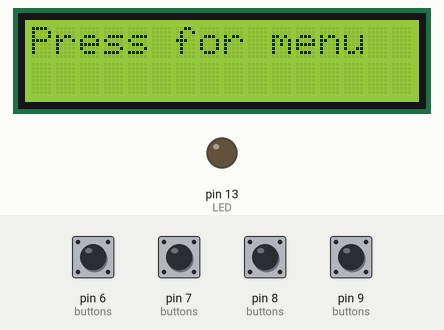
This sketch was run on a simulated Arduino Uno, built with avr-gcc and run on an emulated ATmega328P. Parts: 16×2 character LCD, output pins drawn as LEDs (lit = HIGH). The inputs (shaded band) are chosen by the test bench; at power-on: pin 6 (buttons), pin 7 (buttons), pin 8 (buttons), pin 9 (buttons) HIGH. What the sketch prints to the serial monitor is not drawn.

Above: at 2.2 s.
2.3 s: pin 6 (buttons) pulled LOW for 0.3 s
At 3.6 s:
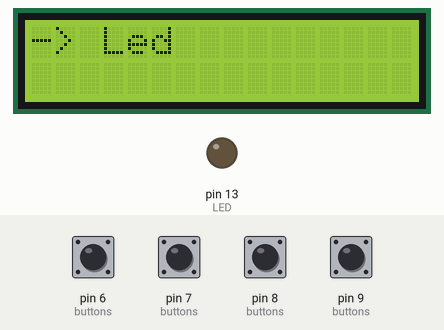
4.2 s: pin 8 (buttons) pulled LOW for 0.3 s
At 5.1 s:
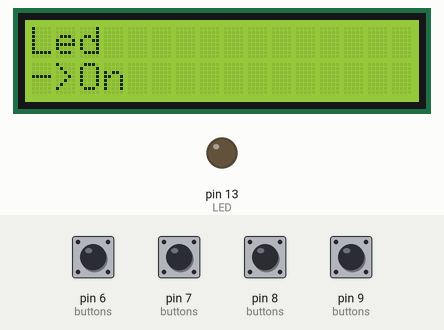
6.1 s: pin 9 (buttons) pulled LOW for 0.3 s
At 7.1 s:
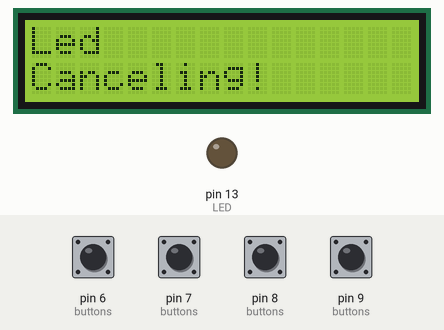
9.4 s: pin 6 (buttons) pulled LOW for 1 s
At 11.7 s:
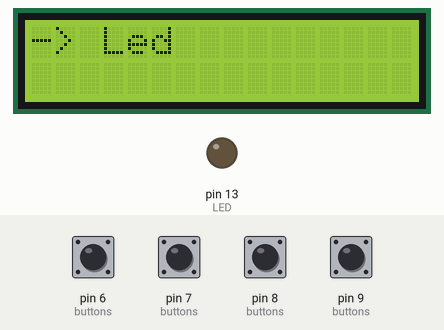
12.0 s: pin 6 (buttons) pulled LOW for 0.3 s
At 13.3 s:
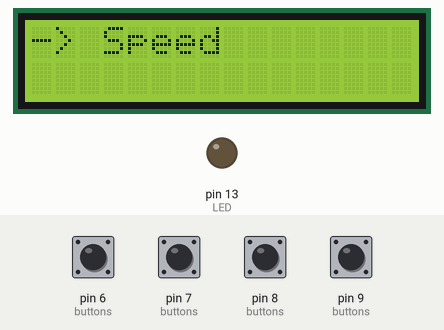
13.9 s: pin 8 (buttons) pulled LOW for 0.3 s
At 14.9 s:
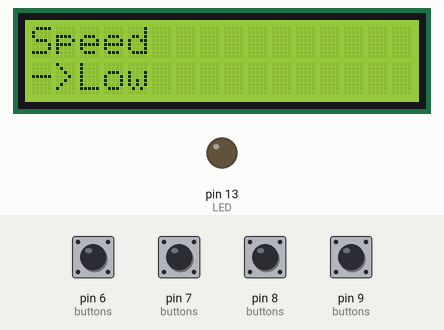
Timing chart, 0 to 16.8 s (numbered marks = the images above; inputs shaded):
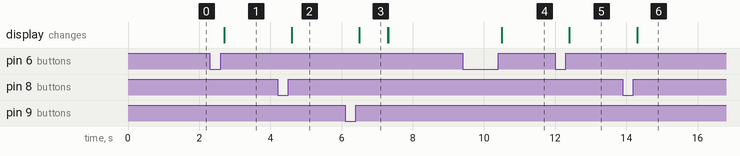

The sketch:

lcd-menu.ino
```cpp
#include <LiquidCrystal.h>
#include "StringMenu.h"

// ARDUINO UNO basic connections for the LCD
LiquidCrystal lcd(12, 11, 5, 4, 3, 2);

extern int buttons[];
// STEP 1
// Use the following syntax to add your own menu-system (note only one level of menus is supported so no submenus)
// start with semicolon ;
// then add your menuItem name first, ending with period .
// add desired parameters separated with % (percent) and end parameters with a semicolon ;
// Create another menu if needed following the same princible.

const char *menuItems =
  ";Led.On%Off%parametri;"
  "Speed.Low%Medium%Fast;"
  "Blink.On%Off;";

// STEP 2
// Create the functions for the main menu items. When parameter has changed, this function is called.
// Please note that the order is relevant in here, since function addresses are stored in a table.
// You should have at least as many functions declared here than what there's declared in menuItems. If you have more
// functions, it doesn't matter, but if you have less the program will not work properly.
int menuLedFunction(int led);
int menuSpeedFunction(int speed);
int menuBlinkFunction(int toggle);

// STEP 3
// Update or check that the following statement is correct and matches the above order
int (*function[])(int) = {
  menuLedFunction,
  menuSpeedFunction,
  menuBlinkFunction
  };

// STEP 4
// Write your functions what you need and how you like them to work
// --> go to menufunctions -TAB!

void setup() {
  Serial.begin(115200);
  lcd.begin(LCD_CHARS,LCD_ROWS);
  lcd.clear();

  pinMode(LED,OUTPUT);
  digitalWrite(LED,LOW);
  lcd.setCursor(0,0);
  lcd.print("Press for menu");
  //lcd.setCursor(2,0);
  buildMenu();
  printParamValues();
  delay(1000);

}

void loop()
{
  runMenu();
}
```

StringMenu.cpp
```cpp
#include "StringMenu.h"

// Set up buttons
int buttons[] = {UP,DOWN,LEFT,RIGHT};

// Needed for the timeout
volatile long millisNow;

// These are calculated automatically
int menuPositionMax = 0;
int menuParamsMax = 0;
volatile int *menuItemAddresses = NULL;
volatile int *menuParamAddresses = NULL;
volatile int *menuParamValueAddresses = NULL;

extern LiquidCrystal lcd;
extern const char *menuItems;
extern int (*function[])(int);
/*
  Runs the menu and the required button inputs here. Use the functions to do the magic (STEP 1-4).
*/
void runMenu()
{
  // static muuttujille tulee alustus vain kerran
  int menuReturnValue = 0;
  static int menuPosition = 0;
  static int paramPosition = 0;
  static bool menuOpen = false;
  static bool buttonPressed = false;
  static int btn = 0;

  // Read user input
  btn = readButtons();
  if(btn != 0)
  {
    millisNow = millis();
    lcd.setCursor(0,0);
    lcd.print(F("-> "));
  }
  switch(btn)
  {
    case UP:
      if(menuOpen == true)
      {
        if(menuPosition>1)
        {
          menuPosition--;
        }
      }
    break;

    case DOWN:
      menuOpen = true;
      menuPosition++;
      if( menuPosition > menuPositionMax)
      {
        // limit incrementation over the maximum value
        menuPosition = menuPositionMax;
      }
    break;

    case LEFT:
      menuOpen = false;
      if(paramPosition>0)
      {
        paramPosition--;
      }
    break;

    case RIGHT:
        paramPosition++;
    break;

    case 0:
    break;

    default:
      // Timeout after button is pressed
      if((millisNow + MENUOPENTIME) > millis())
      {
        menuOpen = true;
      }
      else
      {
        menuOpen = false;
      }
      break;
  }
  // Handle the menu
  if(menuOpen == true)
  {
    menuReturnValue = 0;
    menuReturnValue = navigateMenu(menuPosition-1,paramPosition);
    if(MENU_CANCELED == menuReturnValue)
    {
      menuOpen = false;
      menuPosition = 0;
      paramPosition = 0;
    }
    if(MENU_SELECTION_CHANGED == menuReturnValue)
    {
      printParamValues();
      // Here function is called which parameter was changed
      (*function[menuPosition-1])(menuParamValueAddresses[menuPosition-1]);
      menuOpen = false;
      menuPosition = 0;
      paramPosition = 0;
    }
  }
  else
  {
    lcd.clear();
    lcd.print(F("Press for menu"));
    delay(250);
    menuPosition = 0;
    paramPosition = 0;
  }
}
int navigateMenu(int menuPosition, int paramPosition)
{
  static char *menuPointer;
  char offset = 0;
  int i = 0;
  int currentParam = 0;
  int maxParams = 0;
  int charCount=0;
  long millisHere=0;
  bool currentParamSelected = false;
  if(menuPosition < 0)
  {
    return MENU_CANCELED;
  }
  // take the pointer to the main item in the menu
  menuPointer = (char*)menuItemAddresses[menuPosition];

  // if OK button is pressed (right-button) then we are in the sub menu adjusting the parameters
  if(paramPosition > 0)
  {
    menuPointer = (char*)menuItemAddresses[menuPosition]; // we need to adjust the position because this is not a blocking function
    lcd.setCursor(0,0);
    while(*menuPointer != '.')
    {
      lcd.print(menuPointer[0]);
      charCount++;
      menuPointer++;
    }
    // Clean up the LCD
    lcd.setCursor(charCount,0);
    while(charCount<LCD_CHARS)
    {
      lcd.print(" ");
      charCount++;
    }
    Serial.println(menuPosition,DEC);
    menuPointer = (char*)menuItemAddresses[menuPosition]; // we need to adjust the position because this is not a blocking function
    lcd.setCursor(0,1);
    lcd.print("->");

    // Find out how many parameters we are dealing with and in which position they are
    while(*menuPointer != ';')
    {
      if(*menuPointer == '%')
      {
        maxParams++;
      }
      menuPointer++;
    }
    // reserve space from the memory
    menuParamAddresses = (int *) malloc((maxParams+1) * sizeof(int));

    // set pointer back to correct menuPosition
    menuPointer = (char*)menuItemAddresses[menuPosition];

    // take the parameter addresses and use them to cycle around
    while(*menuPointer != ';')
    {
      if(*menuPointer == '.')
      {
        menuParamAddresses[i] = menuPointer + 1; // first parameter is after the dot always
        if( (*menuPointer + 1 != '%') && (*menuPointer + 1 != '.'))
        {
          // check if the parameters actually exists
          maxParams = 1;
        }
      }
      if(*menuPointer == '%')
      {
        maxParams++;
        menuParamAddresses[++i] = menuPointer + 1; // other parameters start always after the % sign
      }
      menuPointer++;
    }
    // reset pointer
    menuPointer = (char*)menuItemAddresses[menuPosition-1];
    // now we know how many parameters we should scroll in the display

    // we should read the buttons and loop the parameters with up and down until right or left is pressed
    // right = OK, left = cancel
    millisHere = millis();

    menuPointer = (char*)menuParamAddresses[0]; // position of the first parameter
    while(1)
    {
      int button = readButtons();
      if(button != 0)
      {
        millisHere = millis();
      }
      lcd.setCursor(0,1);
      lcd.print("->");
      switch(button)
      {
        case UP:
            if(currentParam > 0)
            {
              currentParam--;
            }
        break;
        case DOWN:
            currentParam++;
            if(currentParam>(maxParams-1))
            {
              currentParam = (maxParams-1);
            }
        break;
        case LEFT: // CANCEL
            lcd.setCursor(0,1);
            lcd.print(F("Canceling!"));
            delay(MENUSELECTEDDELAY);
            lcd.clear();
            return MENU_CANCELED;
        break;
        case RIGHT:
            // selection changed do something...
            lcd.setCursor(0,1);
            lcd.print(F("Selected!"));
            menuParamValueAddresses[menuPosition] = currentParam +1; // add one to the value so that nothing selected by the user can be distinguished
            delay(MENUSELECTEDDELAY);
            return MENU_SELECTION_CHANGED;
        break;
      }
      menuPointer = (char*)menuParamAddresses[currentParam]; // position of the selected parameter
      // print the parameter toggled
      charCount =2;
      while(*menuPointer != ';')
      {
        if(*menuPointer == '%')
        {
          break;
        }
        lcd.print(menuPointer[0]);
        menuPointer++;
        charCount++;
      }
      //charCount = (int) (menuPointer - (char*) menuParamAddresses[currentParam]);
      // Clean up the LCD
      lcd.setCursor(charCount,1);
      while(charCount<LCD_CHARS)
      {
        lcd.print(" ");
        charCount++;
      }

      if((millisHere + (MENUOPENTIME)) > millis())
      {
          delay(100);
      }
      else
      {
        // end the loop because of timeout
        break;
      }
    }
    Serial.println(F("Exit navi!"));
  }
  else
  {
    menuPointer = (char*)menuItemAddresses[menuPosition];
    // Scroll only through main menu level
    lcd.setCursor(0,0);
    lcd.print(F("-> "));
    i=3;
    while(*menuPointer != '.')
    {
      i++;
      lcd.print(menuPointer[0]);
      menuPointer++;
    }
    // Clean up the LCD
    while(++i<LCD_CHARS)
    {
      lcd.print(" ");
    }
  }

  return 0;

}
/*
  Constructs the menu from the string given in the beginning of this file
*/
void buildMenu()
{
  char *menuPointer;
  const char baseMenuSeparator[] = ".";
  char *token;
  char single;
  int ParamCount = 0;
  unsigned int i=0;
  unsigned int addr;
  menuPointer = menuItems;

  for(int i=0;i<(sizeof(buttons)/sizeof(buttons[0]));i++)
  {
    // Init all the buttons
    pinMode(buttons[i],INPUT_PULLUP);
  }

  if(*menuPointer != ';')
  {
    Serial.println(F("Menu spelled incorrectly! Should start with ;."));
    return;
  }
  else
  {
    menuPointer++;
  }

  // Find out how many menus we have
  while(*menuPointer)
  {
    if(*menuPointer == ';')
    {
      menuPositionMax++;
      // Fix the amount due to the syntax
      ParamCount +=1;
    }
    if(*menuPointer == '%')
    {
      // Count total number of parameters
      ParamCount++;
    }
    menuPointer++;
  }
  menuParamsMax = ParamCount;
  // Memory allocation
  if(menuItemAddresses == NULL)
  {
      menuItemAddresses = (int *) malloc((menuPositionMax) * sizeof(int));
      menuParamValueAddresses = (int *) malloc((menuPositionMax) * sizeof(int));
  }

  if(menuItemAddresses != NULL)
  {
    Serial.print(F("Memory allocated. ParamCount = "));
    Serial.println(menuParamsMax,DEC);
  }
  else
  {
    Serial.println(F("Menu failed."));
  }
  Serial.print(F("\n\rOriginal Menu at address "));
  addr = (void *) &menuItems[0];
  Serial.println(addr,DEC);
  // Get the addresses
  menuPointer = menuItems;
  Serial.print(F("Searching from: "));
  Serial.println((char *)menuItems);
  while(*menuPointer)
  {
    if(*menuPointer == ';')
    {
      menuItemAddresses[i] = (menuPointer+1);
      if(*(menuPointer + 1) == '\0')
      {
        break;
      }
      token = (char*)menuItemAddresses[i];
      Serial.print(F("Found menu at address"));
      Serial.print((long)menuPointer,DEC);
      Serial.print(" which is: ");
      Serial.println(token[0]);

      while(*menuPointer != '.')
      {
        menuPointer++;
        if(*menuPointer != '.')
        {
          token = (char*)menuPointer;
          Serial.print(token[0]);
        }
      }
      Serial.println();
      i++;
    }
    menuPointer++;
  }

  memset((int*)menuParamValueAddresses,0x0000,(sizeof(int) * menuPositionMax));

}

/*
  Useful for checking the values in the memory
*/
void printParamValues()
{
  char numeric[4];
  Serial.println(F("Parameter values are:"));
  for(int i=0; i< menuPositionMax;i++)
  {
    Serial.print(F("Menu item "));
    Serial.print(i,DEC);
    Serial.print(F(": ["));
    sprintf(numeric,"%04X",menuParamValueAddresses[i]);
    Serial.print(numeric);
    Serial.print(F("], "));
  }
  Serial.println();
}

/*
  Reads the buttons here
*/
int readButtons()
{
  for(int i=0;i<(sizeof(buttons)/sizeof(buttons[0]));i++)
  {
    if(digitalRead(buttons[i]) == LOW)
    {
      // Nappi painettu, palautetaan mikä nappi oli painettu. Jos nappia pidetään pohjassa niin odotetaan sen vapautumista.
      while(digitalRead(buttons[i]) == LOW); // HUOM! Mahdollisuus jumi-luuppiin, jos nappi on oikosulussa.
      delay(100);
      return buttons[i];
    }
  }
  return 0; // mitään nappia ei painettu joten palautetaan nolla
}
```

StringMenu.h
```cpp
#include "Arduino.h"
#include <LiquidCrystal.h>

// Some helpful defines
#define LED     13
#define UP      7

// Change buttons if needed
#define DOWN    6
#define LEFT    9
#define RIGHT   8

// LCD properties
#define LCD_CHARS   16
#define LCD_ROWS    2

// Timeouts and menu-related
#define MENUOPENTIME        3000 // in ms
#define MENUSELECTEDDELAY   800 // in ms
#define MENU_CANCELED           -1
#define MENU_SELECTION_CHANGED  1

void runMenu();
int navigateMenu(int menuPosition, int paramPosition);
void buildMenu();
void printParamValues();
int readButtons();
```

menufunctions.ino
```cpp
// STEP 4
// Write your functions what you need and how you like them to work
// Note that when the first parameter is selected from the menu, number 1 is returned. Second parameter is number 2 etc...
// Value 0 in parameter value only indicates that no changes have been made.

// Please note that all these are blocking functions and run only once.

// Turns the led on or off
int menuLedFunction(int led)
{
  if(led == 0)
  {
    // No change!
  }
  else if(led == 1)
  {
    digitalWrite(LED,HIGH);
  }
  else if(led == 2)
  {
    digitalWrite(LED,LOW);
  }
}
// Blinks the led
int menuSpeedFunction(int speed)
{
  long flashTime = millis() +5000;
  byte toggle = HIGH;
  while(flashTime > millis())
  {
    switch(speed)
    {
      case 1: // Low
        digitalWrite(LED,toggle);
        delay(1000);
      break;
      case 2: // Medium
        digitalWrite(LED,toggle);
        delay(800);
      break;
      case 3: // Fast
        digitalWrite(LED,toggle);
        delay(200);
      break;
    }
    toggle = !toggle;
  }

  digitalWrite(LED,LOW);
}
int menuBlinkFunction(int toggle)
{
  // Empty on purpose
}
```

Measured:
- after the input at 2.3 s, the display: changes after 0.40 s (image 1)
- after the input at 4.2 s, the display: changes after 0.41 s (image 2)
- after the input at 6.1 s, the display: changes after 0.40 s (image 3)
- after the input at 9.4 s, the display: changes after 1.1 s (image 4)
- after the input at 12.0 s, the display: changes after 0.40 s (image 5)
- after the input at 13.9 s, the display: changes after 0.41 s (image 6)
- what the display in image 3 shows lasts 0.8 s, from 6.5 s to 7.3 s
